Frame 1 (no input): blank canvas, image omitted
Frame 60 (no input): blank canvas, image omitted
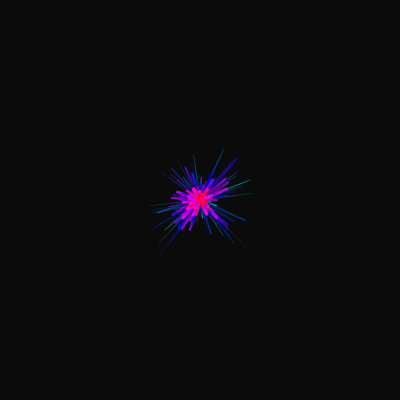
Frame 120 (the mouse pressed at the canvas centre since frame 60)

The p5.js sketch whose frames 1 and 60 were blank and that drew this single picture after the mouse press (run headless with seeded random() and noise() and a simulated clock; from frame 60 on, the mouse is pressed at the canvas centre):

// p5.js sketch
// ── sketch.js
let particles = [];

function setup() {
  createCanvas(400, 400);
  colorMode(HSB, 255);
}

function draw() {
  background(0, 0, 0, 10); // Semi-transparent background for trail effect

  // Add new particles at cursor position
  if (mouseIsPressed) {
    for (let i = 0; i < 3; i++) {
      particles.push({
        x: mouseX,
        y: mouseY,
        size: random(2, 6),
        hue: (frameCount * 2 + i * 10) % 255,
        alpha: 255,
        vx: random(-1, 1),
        vy: random(-1, 1)
      });
    }
  }

  // Update and display particles
  for (let i = particles.length - 1; i >= 0; i--) {
    let p = particles[i];
    
    p.x += p.vx;
    p.y += p.vy;
    p.alpha -= 2;
    p.size *= 0.97;

    if (p.alpha <= 0 || p.size <= 0.5) {
      particles.splice(i, 1);
      continue;
    }

    noStroke();
    fill(p.hue, 255, 255, p.alpha);
    ellipse(p.x, p.y, p.size);
  }
}
